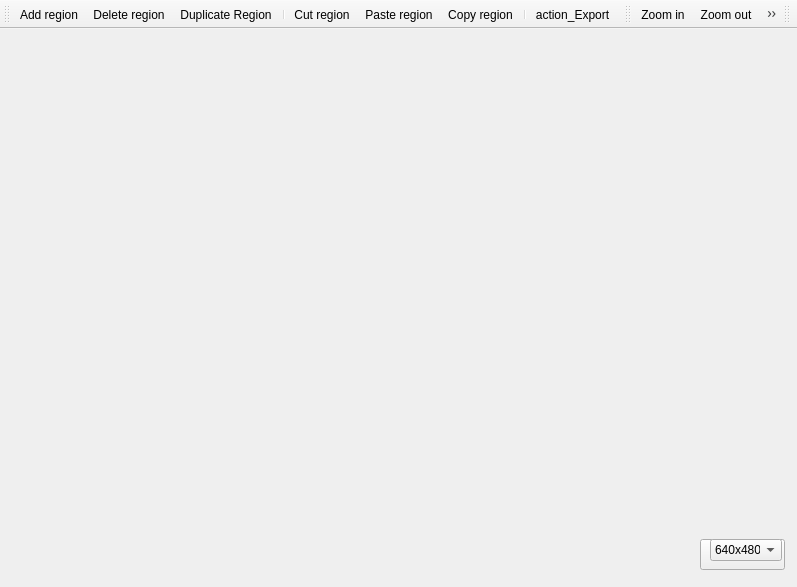
<?xml version="1.0" encoding="UTF-8"?>
<ui version="4.0">
 <class>QnlyMainWindow</class>
 <widget class="QMainWindow" name="QnlyMainWindow">
  <property name="geometry">
   <rect>
    <x>0</x>
    <y>0</y>
    <width>797</width>
    <height>587</height>
   </rect>
  </property>
  <property name="windowTitle">
   <string>MainWindow</string>
  </property>
  <property name="iconSize">
   <size>
    <width>24</width>
    <height>24</height>
   </size>
  </property>
  <widget class="QWidget" name="centralwidget">
   <widget class="QComboBox" name="regionBaseComboBox">
    <property name="geometry">
     <rect>
      <x>700</x>
      <y>510</y>
      <width>85</width>
      <height>31</height>
     </rect>
    </property>
    <property name="currentIndex">
     <number>-1</number>
    </property>
    <item>
     <property name="text">
      <string>---------</string>
     </property>
    </item>
    <item>
     <property name="text">
      <string>Create new...</string>
     </property>
    </item>
   </widget>
   <widget class="QComboBox" name="resolutionComboBox">
    <property name="geometry">
     <rect>
      <x>710</x>
      <y>510</y>
      <width>72</width>
      <height>22</height>
     </rect>
    </property>
    <property name="currentText">
     <string>640x480</string>
    </property>
    <property name="currentIndex">
     <number>0</number>
    </property>
    <item>
     <property name="text">
      <string>640x480</string>
     </property>
    </item>
    <item>
     <property name="text">
      <string>800x600</string>
     </property>
    </item>
    <item>
     <property name="text">
      <string>1024x768</string>
     </property>
    </item>
    <item>
     <property name="text">
      <string>854x480</string>
     </property>
    </item>
    <item>
     <property name="text">
      <string>1280x720</string>
     </property>
    </item>
    <item>
     <property name="text">
      <string>1920x1080</string>
     </property>
    </item>
    <item>
     <property name="text">
      <string>320x400</string>
     </property>
    </item>
   </widget>
  </widget>
  <widget class="QToolBar" name="toolBar_edit">
   <property name="windowTitle">
    <string>toolBar</string>
   </property>
   <attribute name="toolBarArea">
    <enum>TopToolBarArea</enum>
   </attribute>
   <attribute name="toolBarBreak">
    <bool>false</bool>
   </attribute>
   <addaction name="actionAdd_Region"/>
   <addaction name="actionRemove_Region"/>
   <addaction name="actionDuplicate_Region"/>
   <addaction name="separator"/>
   <addaction name="actionCut_region"/>
   <addaction name="actionPaste_region"/>
   <addaction name="actionCopy_region"/>
   <addaction name="separator"/>
   <addaction name="actionAction_Export"/>
  </widget>
  <widget class="QToolBar" name="toolBar_2">
   <property name="windowTitle">
    <string>toolBar_2</string>
   </property>
   <attribute name="toolBarArea">
    <enum>TopToolBarArea</enum>
   </attribute>
   <attribute name="toolBarBreak">
    <bool>false</bool>
   </attribute>
   <addaction name="actionZoom_in"/>
   <addaction name="actionZoom_out"/>
   <addaction name="actionActionZoom_original"/>
   <addaction name="actionShow_Hide_Grid"/>
  </widget>
  <widget class="QToolBar" name="toolBar_regionBases">
   <property name="windowTitle">
    <string>toolBar_3</string>
   </property>
   <attribute name="toolBarArea">
    <enum>TopToolBarArea</enum>
   </attribute>
   <attribute name="toolBarBreak">
    <bool>false</bool>
   </attribute>
  </widget>
  <action name="actionAdd_Region">
   <property name="icon">
    <iconset resource="../../../common-resources/images.qrc">
     <normaloff>:/icon/region-insert</normaloff>:/icon/region-insert</iconset>
   </property>
   <property name="text">
    <string>Add region</string>
   </property>
   <property name="toolTip">
    <string>Add region</string>
   </property>
  </action>
  <action name="actionRemove_Region">
   <property name="icon">
    <iconset resource="../../../common-resources/images.qrc">
     <normaloff>:/icon/region-remove</normaloff>:/icon/region-remove</iconset>
   </property>
   <property name="text">
    <string>Delete region</string>
   </property>
   <property name="toolTip">
    <string>Delete region</string>
   </property>
  </action>
  <action name="actionShow_Hide_Grid">
   <property name="checkable">
    <bool>true</bool>
   </property>
   <property name="icon">
    <iconset resource="../../../common-resources/images.qrc">
     <normaloff>:/icon/grid</normaloff>:/icon/grid</iconset>
   </property>
   <property name="text">
    <string>Show/hide grid</string>
   </property>
   <property name="toolTip">
    <string>Show/hide grid</string>
   </property>
  </action>
  <action name="actionAction_Export">
   <property name="icon">
    <iconset>
     <normaloff>:/icon/export-icon</normaloff>:/icon/export-icon</iconset>
   </property>
   <property name="text">
    <string>action_Export</string>
   </property>
   <property name="toolTip">
    <string>Take a picture of the current layout</string>
   </property>
  </action>
  <action name="actionDuplicate_Region">
   <property name="icon">
    <iconset resource="../../../common-resources/images.qrc">
     <normaloff>:/icon/region-duplicate</normaloff>:/icon/region-duplicate</iconset>
   </property>
   <property name="text">
    <string>Duplicate Region</string>
   </property>
   <property name="toolTip">
    <string>Duplicate selected region</string>
   </property>
  </action>
  <action name="actionAdd_region_base">
   <property name="icon">
    <iconset resource="../../../common-resources/images.qrc">
     <normaloff>:/icon/regionbase-insert</normaloff>:/icon/regionbase-insert</iconset>
   </property>
   <property name="text">
    <string>Add region base</string>
   </property>
  </action>
  <action name="actionCopy_region">
   <property name="icon">
    <iconset resource="../../../common-resources/images.qrc">
     <normaloff>:/icon/copy</normaloff>:/icon/copy</iconset>
   </property>
   <property name="text">
    <string>Copy region</string>
   </property>
   <property name="toolTip">
    <string>Copy region</string>
   </property>
   <property name="shortcut">
    <string>Ctrl+C</string>
   </property>
  </action>
  <action name="actionCut_region">
   <property name="icon">
    <iconset resource="../../../common-resources/images.qrc">
     <normaloff>:/icon/cut</normaloff>:/icon/cut</iconset>
   </property>
   <property name="text">
    <string>Cut region</string>
   </property>
   <property name="toolTip">
    <string>Cut region</string>
   </property>
  </action>
  <action name="actionPaste_region">
   <property name="icon">
    <iconset resource="../../../common-resources/images.qrc">
     <normaloff>:/icon/paste</normaloff>:/icon/paste</iconset>
   </property>
   <property name="text">
    <string>Paste region</string>
   </property>
   <property name="toolTip">
    <string>Paste region</string>
   </property>
   <property name="shortcut">
    <string>Ctrl+V</string>
   </property>
  </action>
  <action name="actionZoom_in">
   <property name="icon">
    <iconset resource="../../../common-resources/images.qrc">
     <normaloff>:/icon/zoomin</normaloff>:/icon/zoomin</iconset>
   </property>
   <property name="text">
    <string>Zoom in</string>
   </property>
   <property name="toolTip">
    <string>Zoom in</string>
   </property>
  </action>
  <action name="actionZoom_out">
   <property name="icon">
    <iconset resource="../../../common-resources/images.qrc">
     <normaloff>:/icon/zoomout</normaloff>:/icon/zoomout</iconset>
   </property>
   <property name="text">
    <string>Zoom out</string>
   </property>
   <property name="toolTip">
    <string>Zoom out</string>
   </property>
  </action>
  <action name="actionActionZoom_original">
   <property name="icon">
    <iconset resource="../../../common-resources/images.qrc">
     <normaloff>:/icon/zoomreset</normaloff>:/icon/zoomreset</iconset>
   </property>
   <property name="text">
    <string>actionZoom_original</string>
   </property>
  </action>
 </widget>
 <resources>
  <include location="../../../common-resources/images.qrc"/>
  <include location="../../../common-resources/images.qrc"/>
  <include location="../../../common-resources/images.qrc"/>
  <include location="../../../common-resources/images.qrc"/>
  <include location="../../../common-resources/images.qrc"/>
  <include location="../../../common-resources/images.qrc"/>
 </resources>
 <connections/>
</ui>
